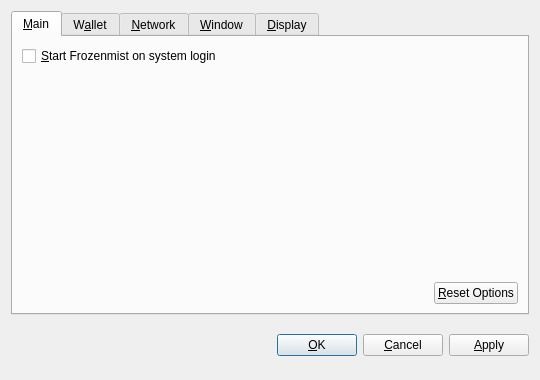
<?xml version="1.0" encoding="UTF-8"?>
<ui version="4.0">
 <class>OptionsDialog</class>
 <widget class="QDialog" name="OptionsDialog">
  <property name="geometry">
   <rect>
    <x>0</x>
    <y>0</y>
    <width>540</width>
    <height>380</height>
   </rect>
  </property>
  <property name="windowTitle">
   <string>Options</string>
  </property>
  <property name="modal">
   <bool>true</bool>
  </property>
  <layout class="QVBoxLayout" name="verticalLayout">
   <item>
    <widget class="QTabWidget" name="tabWidget">
     <property name="tabPosition">
      <enum>QTabWidget::North</enum>
     </property>
     <property name="currentIndex">
      <number>0</number>
     </property>
     <widget class="QWidget" name="tabMain">
      <attribute name="title">
       <string>&amp;Main</string>
      </attribute>
      <layout class="QVBoxLayout" name="verticalLayout_Main">
       <item>
        <widget class="QCheckBox" name="bitcoinAtStartup">
         <property name="toolTip">
          <string>Automatically start Frozenmist after logging in to the system.</string>
         </property>
         <property name="text">
          <string>&amp;Start Frozenmist on system login</string>
         </property>
        </widget>
       </item>
       <item>
        <spacer name="verticalSpacer_Main">
         <property name="orientation">
          <enum>Qt::Vertical</enum>
         </property>
         <property name="sizeHint" stdset="0">
          <size>
           <width>20</width>
           <height>40</height>
          </size>
         </property>
        </spacer>
       </item>
       <item>
        <layout class="QHBoxLayout" name="horizontalLayout_2_Main">
         <item>
          <spacer name="horizontalSpacer_2_Main">
           <property name="orientation">
            <enum>Qt::Horizontal</enum>
           </property>
           <property name="sizeHint" stdset="0">
            <size>
             <width>40</width>
             <height>20</height>
            </size>
           </property>
          </spacer>
         </item>
         <item>
          <widget class="QPushButton" name="resetButton">
           <property name="toolTip">
            <string>Reset all client options to default.</string>
           </property>
           <property name="text">
            <string>&amp;Reset Options</string>
           </property>
           <property name="autoDefault">
            <bool>false</bool>
           </property>
          </widget>
         </item>
        </layout>
       </item>
      </layout>
     </widget>
     <widget class="QWidget" name="tabWallet">
      <attribute name="title">
       <string>W&amp;allet</string>
      </attribute>
      <layout class="QVBoxLayout" name="verticalLayout_Network">
       <item>
        <widget class="QLabel" name="transactionFeeInfoLabel">
         <property name="text">
          <string>Optional transaction fee per kB that helps make sure your transactions are processed quickly. Most transactions are 1 kB.</string>
         </property>
         <property name="textFormat">
          <enum>Qt::PlainText</enum>
         </property>
         <property name="wordWrap">
          <bool>true</bool>
         </property>
        </widget>
       </item>
       <item>
        <layout class="QHBoxLayout" name="horizontalLayout_1_Main">
         <item>
          <widget class="QLabel" name="transactionFeeLabel">
           <property name="text">
            <string>Pay transaction &amp;fee</string>
           </property>
           <property name="textFormat">
            <enum>Qt::PlainText</enum>
           </property>
           <property name="buddy">
            <cstring>transactionFee</cstring>
           </property>
          </widget>
         </item>
         <item>
          <widget class="BitcoinAmountField" name="transactionFee"/>
         </item>
         <item>
          <spacer name="horizontalSpacer_1_Main">
           <property name="orientation">
            <enum>Qt::Horizontal</enum>
           </property>
           <property name="sizeHint" stdset="0">
            <size>
             <width>40</width>
             <height>20</height>
            </size>
           </property>
          </spacer>
         </item>
        </layout>
       </item>
       <item>
        <widget class="QLabel" name="label">
         <property name="text">
          <string>If you disable the spending of unconfirmed change, the change from a transaction cannot be used until that transaction has at least one confirmation. This also affects how your balance is computed.</string>
         </property>
         <property name="wordWrap">
          <bool>true</bool>
         </property>
        </widget>
       </item>
       <item>
        <widget class="QCheckBox" name="spendZeroConfChange">
         <property name="text">
          <string>Spend unconfirmed change  (experts only)</string>
         </property>
        </widget>
       </item>
       <item>
        <spacer name="verticalSpacer">
         <property name="orientation">
          <enum>Qt::Vertical</enum>
         </property>
         <property name="sizeHint" stdset="0">
          <size>
           <width>20</width>
           <height>40</height>
          </size>
         </property>
        </spacer>
       </item>
      </layout>
     </widget>
     <widget class="QWidget" name="tabNetwork">
      <attribute name="title">
       <string>&amp;Network</string>
      </attribute>
      <layout class="QVBoxLayout" name="verticalLayout_Network">
       <item>
        <widget class="QCheckBox" name="mapPortUpnp">
         <property name="toolTip">
          <string>Automatically open the Frozenmist client port on the router. This only works when your router supports UPnP and it is enabled.</string>
         </property>
         <property name="text">
          <string>Map port using &amp;UPnP</string>
         </property>
        </widget>
       </item>
       <item>
        <widget class="QCheckBox" name="connectSocks">
         <property name="toolTip">
          <string>Connect to the Frozenmist network through a SOCKS proxy (e.g. when connecting through Tor).</string>
         </property>
         <property name="text">
          <string>&amp;Connect through SOCKS proxy:</string>
         </property>
        </widget>
       </item>
       <item>
        <layout class="QHBoxLayout" name="horizontalLayout_Network">
         <item>
          <widget class="QLabel" name="proxyIpLabel">
           <property name="text">
            <string>Proxy &amp;IP:</string>
           </property>
           <property name="textFormat">
            <enum>Qt::PlainText</enum>
           </property>
           <property name="buddy">
            <cstring>proxyIp</cstring>
           </property>
          </widget>
         </item>
         <item>
          <widget class="QValidatedLineEdit" name="proxyIp">
           <property name="maximumSize">
            <size>
             <width>140</width>
             <height>16777215</height>
            </size>
           </property>
           <property name="toolTip">
            <string>IP address of the proxy (e.g. 127.0.0.1)</string>
           </property>
          </widget>
         </item>
         <item>
          <widget class="QLabel" name="proxyPortLabel">
           <property name="text">
            <string>&amp;Port:</string>
           </property>
           <property name="textFormat">
            <enum>Qt::PlainText</enum>
           </property>
           <property name="buddy">
            <cstring>proxyPort</cstring>
           </property>
          </widget>
         </item>
         <item>
          <widget class="QLineEdit" name="proxyPort">
           <property name="maximumSize">
            <size>
             <width>55</width>
             <height>16777215</height>
            </size>
           </property>
           <property name="toolTip">
            <string>Port of the proxy (e.g. 9050)</string>
           </property>
          </widget>
         </item>
         <item>
          <widget class="QLabel" name="socksVersionLabel">
           <property name="text">
            <string>SOCKS &amp;Version:</string>
           </property>
           <property name="textFormat">
            <enum>Qt::PlainText</enum>
           </property>
           <property name="buddy">
            <cstring>socksVersion</cstring>
           </property>
          </widget>
         </item>
         <item>
          <widget class="QValueComboBox" name="socksVersion">
           <property name="toolTip">
            <string>SOCKS version of the proxy (e.g. 5)</string>
           </property>
          </widget>
         </item>
         <item>
          <spacer name="horizontalSpacer_Network">
           <property name="orientation">
            <enum>Qt::Horizontal</enum>
           </property>
           <property name="sizeHint" stdset="0">
            <size>
             <width>40</width>
             <height>20</height>
            </size>
           </property>
          </spacer>
         </item>
        </layout>
       </item>
       <item>
        <spacer name="verticalSpacer_Network">
         <property name="orientation">
          <enum>Qt::Vertical</enum>
         </property>
         <property name="sizeHint" stdset="0">
          <size>
           <width>20</width>
           <height>40</height>
          </size>
         </property>
        </spacer>
       </item>
      </layout>
     </widget>
     <widget class="QWidget" name="tabWindow">
      <attribute name="title">
       <string>&amp;Window</string>
      </attribute>
      <layout class="QVBoxLayout" name="verticalLayout_Window">
       <item>
        <widget class="QCheckBox" name="minimizeToTray">
         <property name="toolTip">
          <string>Show only a tray icon after minimizing the window.</string>
         </property>
         <property name="text">
          <string>&amp;Minimize to the tray instead of the taskbar</string>
         </property>
        </widget>
       </item>
       <item>
        <widget class="QCheckBox" name="minimizeOnClose">
         <property name="toolTip">
          <string>Minimize instead of exit the application when the window is closed. When this option is enabled, the application will be closed only after selecting Quit in the menu.</string>
         </property>
         <property name="text">
          <string>M&amp;inimize on close</string>
         </property>
        </widget>
       </item>
       <item>
        <spacer name="verticalSpacer_Window">
         <property name="orientation">
          <enum>Qt::Vertical</enum>
         </property>
         <property name="sizeHint" stdset="0">
          <size>
           <width>20</width>
           <height>40</height>
          </size>
         </property>
        </spacer>
       </item>
      </layout>
     </widget>
     <widget class="QWidget" name="tabDisplay">
      <attribute name="title">
       <string>&amp;Display</string>
      </attribute>
      <layout class="QVBoxLayout" name="verticalLayout_Display">
       <item>
        <layout class="QHBoxLayout" name="horizontalLayout_1_Display">
         <item>
          <widget class="QLabel" name="langLabel">
           <property name="text">
            <string>User Interface &amp;language:</string>
           </property>
           <property name="textFormat">
            <enum>Qt::PlainText</enum>
           </property>
           <property name="buddy">
            <cstring>lang</cstring>
           </property>
          </widget>
         </item>
         <item>
          <widget class="QValueComboBox" name="lang">
           <property name="toolTip">
            <string>The user interface language can be set here. This setting will take effect after restarting Frozenmist.</string>
           </property>
          </widget>
         </item>
        </layout>
       </item>
       <item>
        <layout class="QHBoxLayout" name="horizontalLayout_2_Display">
         <item>
          <widget class="QLabel" name="unitLabel">
           <property name="text">
            <string>&amp;Unit to show amounts in:</string>
           </property>
           <property name="textFormat">
            <enum>Qt::PlainText</enum>
           </property>
           <property name="buddy">
            <cstring>unit</cstring>
           </property>
          </widget>
         </item>
         <item>
          <widget class="QValueComboBox" name="unit">
           <property name="toolTip">
            <string>Choose the default subdivision unit to show in the interface and when sending coins.</string>
           </property>
          </widget>
         </item>
        </layout>
       </item>
       <item>
        <widget class="QCheckBox" name="displayAddresses">
         <property name="toolTip">
          <string>Whether to show Frozenmist addresses in the transaction list or not.</string>
         </property>
         <property name="text">
          <string>&amp;Display addresses in transaction list</string>
         </property>
        </widget>
       </item>
       <item>
        <widget class="QCheckBox" name="coinControlFeatures">
         <property name="toolTip">
          <string>Whether to show coin control features or not.</string>
         </property>
         <property name="text">
          <string>Display coin &amp;control features (experts only!)</string>
         </property>
        </widget>
       </item>
       <item>
        <spacer name="verticalSpacer_Display">
         <property name="orientation">
          <enum>Qt::Vertical</enum>
         </property>
         <property name="sizeHint" stdset="0">
          <size>
           <width>20</width>
           <height>40</height>
          </size>
         </property>
        </spacer>
       </item>
      </layout>
     </widget>
    </widget>
   </item>
   <item>
    <layout class="QHBoxLayout" name="horizontalLayout_Buttons">
     <item>
      <spacer name="horizontalSpacer_1">
       <property name="orientation">
        <enum>Qt::Horizontal</enum>
       </property>
       <property name="sizeHint" stdset="0">
        <size>
         <width>40</width>
         <height>48</height>
        </size>
       </property>
      </spacer>
     </item>
     <item>
      <widget class="QLabel" name="statusLabel">
       <property name="font">
        <font>
         <weight>75</weight>
         <bold>true</bold>
        </font>
       </property>
       <property name="text">
        <string/>
       </property>
       <property name="textFormat">
        <enum>Qt::PlainText</enum>
       </property>
       <property name="wordWrap">
        <bool>true</bool>
       </property>
      </widget>
     </item>
     <item>
      <spacer name="horizontalSpacer_2">
       <property name="orientation">
        <enum>Qt::Horizontal</enum>
       </property>
       <property name="sizeHint" stdset="0">
        <size>
         <width>40</width>
         <height>48</height>
        </size>
       </property>
      </spacer>
     </item>
     <item>
      <widget class="QPushButton" name="okButton">
       <property name="text">
        <string>&amp;OK</string>
       </property>
      </widget>
     </item>
     <item>
      <widget class="QPushButton" name="cancelButton">
       <property name="text">
        <string>&amp;Cancel</string>
       </property>
       <property name="autoDefault">
        <bool>false</bool>
       </property>
      </widget>
     </item>
     <item>
      <widget class="QPushButton" name="applyButton">
       <property name="text">
        <string>&amp;Apply</string>
       </property>
       <property name="autoDefault">
        <bool>false</bool>
       </property>
      </widget>
     </item>
    </layout>
   </item>
  </layout>
 </widget>
 <customwidgets>
  <customwidget>
   <class>BitcoinAmountField</class>
   <extends>QSpinBox</extends>
   <header>bitcoinamountfield.h</header>
  </customwidget>
  <customwidget>
   <class>QValueComboBox</class>
   <extends>QComboBox</extends>
   <header>qvaluecombobox.h</header>
  </customwidget>
  <customwidget>
   <class>QValidatedLineEdit</class>
   <extends>QLineEdit</extends>
   <header>qvalidatedlineedit.h</header>
  </customwidget>
 </customwidgets>
 <resources/>
 <connections/>
</ui>
